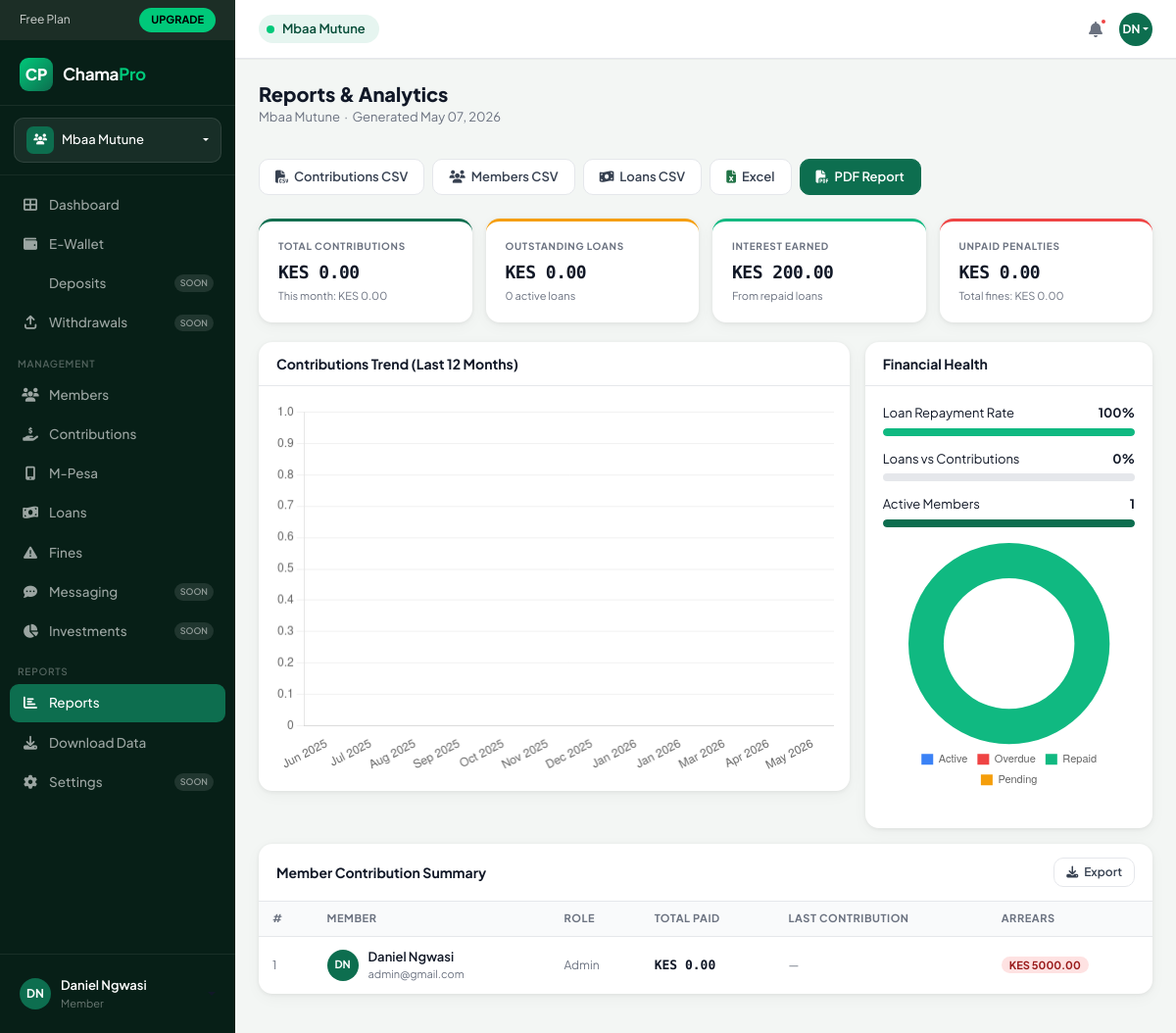
The app's page /chama/1/reports/ (signed in), older data.
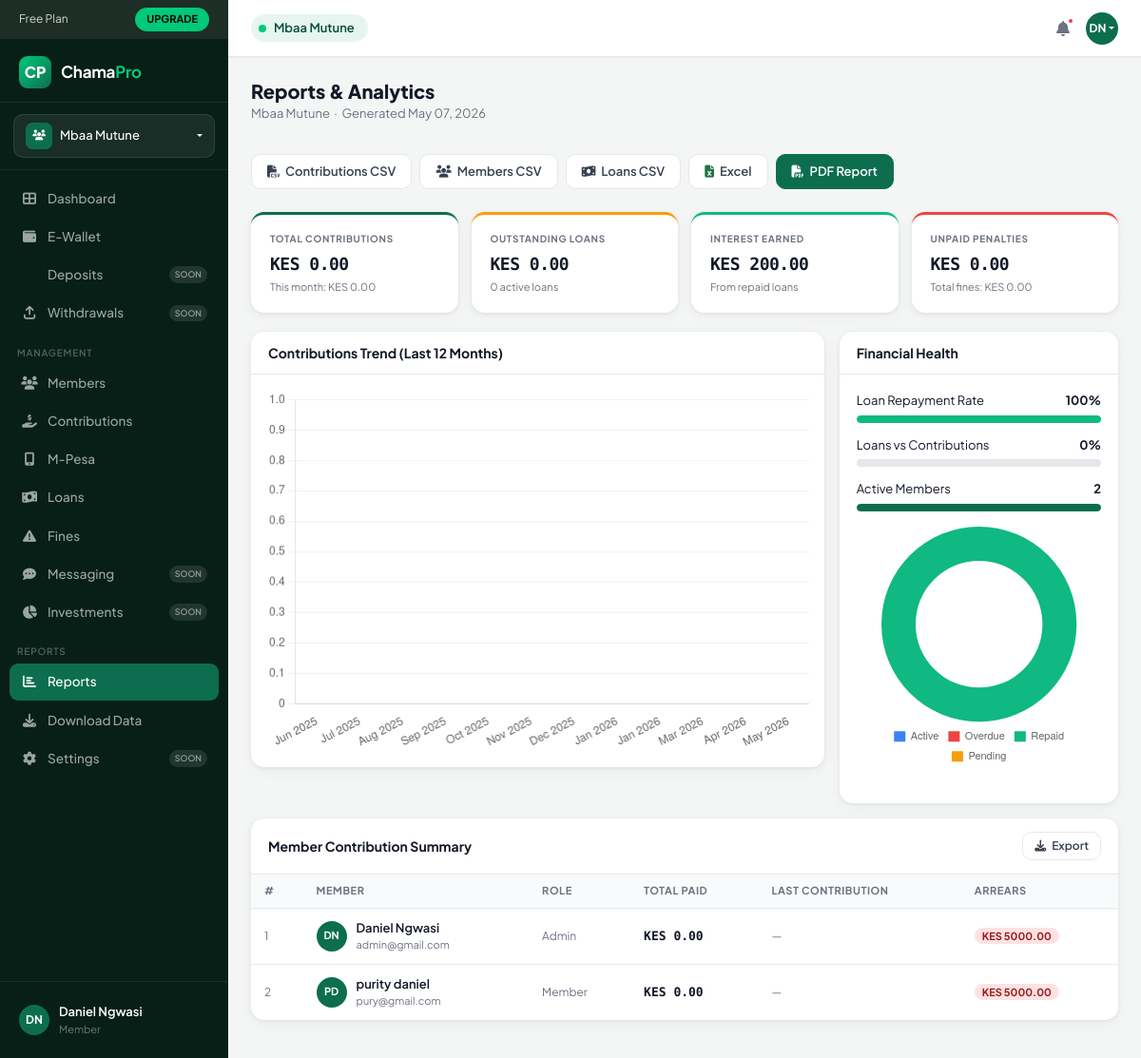
The same page, newer data.
### chamapro/models.py (models this page shows, shortened)
class User(AbstractUser):
    phone = models.CharField(max_length=30, unique=True, null=True, blank=True)
    national_id   = models.CharField(max_length=20, blank=True, null=True)
    kra_pin       = models.CharField(max_length=20, blank=True, null=True)
    bio           = models.TextField(blank=True, null=True)
    occupation    = models.CharField(max_length=100, blank=True, null=True)
    location      = models.CharField(max_length=100, blank=True, null=True)
    avatar        = models.ImageField(upload_to='avatars/', blank=True, null=True)
    bank_name     = models.CharField(max_length=100, blank=True, null=True)
    bank_account  = models.CharField(max_length=30, blank=True, null=True)
    mpesa_number  = models.CharField(max_length=20, blank=True, null=True)
    KYC_CHOICES = [
        ('unverified', 'Unverified'),
        ('pending',    'Pending Review'),
        ('verified',   'Verified'),
    ]
    kyc_status = models.CharField(max_length=20, choices=KYC_CHOICES, default='unverified')

class Membership(models.Model):
    ROLE_CHOICES = [
        ('admin',     'Admin'),
        ('treasurer', 'Treasurer'),
        ('secretary', 'Secretary'),
        ('member',    'Member'),
    ]
    chama     = models.ForeignKey(Chama, on_delete=models.CASCADE, related_name='memberships')
    user      = models.ForeignKey('User', on_delete=models.CASCADE, related_name='memberships')
    role      = models.CharField(max_length=30, choices=ROLE_CHOICES, default='member')
    joined_at = models.DateTimeField(default=timezone.now)
    active    = models.BooleanField(default=True)
    class Meta:
        unique_together = ('chama', 'user')

### chamapro/views.py (the view)
# urls.py: path('chama/<int:chama_id>/reports/', views.reports, name='reports'),
@login_required(login_url='login')
def reports(request, chama_id):
    chama = get_object_or_404(Chama, id=chama_id)
    my = get_object_or_404(Membership, chama=chama, user=request.user, active=True)
    today = datetime.date.today()
    total_contributions = chama.contributions.filter(
        status='confirmed'
    ).aggregate(t=Sum('amount'))['t'] or Decimal('0')
    this_month_contributions = chama.contributions.filter(
        status='confirmed', date__month=today.month, date__year=today.year
    ).aggregate(t=Sum('amount'))['t'] or Decimal('0')
    monthly_data = []
    for i in range(11, -1, -1):
        d = (today.replace(day=1) - datetime.timedelta(days=i * 30)).replace(day=1)
        month_total = chama.contributions.filter(
            status='confirmed', date__month=d.month, date__year=d.year
        ).aggregate(t=Sum('amount'))['t'] or 0
        monthly_data.append({'label': d.strftime('%b %Y'), 'amount': float(month_total)})
    memberships = chama.memberships.filter(active=True).select_related('user')
    member_summary = []
    for m in memberships:
        paid = chama.contributions.filter(
            member=m.user, status='confirmed'
        ).aggregate(t=Sum('amount'))['t'] or Decimal('0')
        last_contrib = chama.contributions.filter(
            member=m.user, status='confirmed'
        ).order_by('-date').first()
        member_summary.append({
            'member': m.user,
            'role': m.get_role_display(),
            'total_paid': paid,
            'last_contribution': last_contrib.date if last_contrib else None,
            'arrears': max((chama.contribution_amount or Decimal('0')) - paid, Decimal('0')),
        })
    total_loans        = chama.loans.filter(status__in=['active', 'overdue', 'repaid']).aggregate(t=Sum('amount'))['t'] or Decimal('0')
    total_outstanding  = chama.loans.filter(status__in=['active', 'overdue']).aggregate(t=Sum('amount'))['t'] or Decimal('0')
    active_loans       = chama.loans.filter(status__in=['active', 'overdue']).count()
    total_overdue      = chama.loans.filter(status='overdue').count()
    total_pending      = chama.loans.filter(status='pending').count()
    total_repaid_count = chama.loans.filter(status='repaid').count()
    total_interest_earned = Decimal('0')
    for loan in chama.loans.filter(status='repaid'):
        total_interest_earned += loan.interest_amount()
    total_penalties  = chama.penalties.aggregate(t=Sum('amount'))['t'] or Decimal('0')
    unpaid_penalties = chama.penalties.filter(status='unpaid').aggregate(t=Sum('amount'))['t'] or Decimal('0')
    contrib_to_loan_ratio = 0
    if total_contributions > 0:
        contrib_to_loan_ratio = min(int((total_outstanding / total_contributions) * 100), 100)
    repayment_rate = 0
    if total_loans > 0:
        repaid_amount = chama.loans.filter(status='repaid').aggregate(t=Sum('amount'))['t'] or Decimal('0')
        repayment_rate = int((repaid_amount / total_loans) * 100)
    context = {
        'chama': chama,
        'my_membership': my,
        'can_manage': my.role in ('admin', 'treasurer'),
        'total_contributions': total_contributions,
        'this_month_contributions': this_month_contributions,
        'monthly_labels': [d['label'] for d in monthly_data],
        'monthly_amounts': [d['amount'] for d in monthly_data],
        'member_summary': member_summary,
        'total_members': chama.member_count(),
        'total_loans': total_loans,
        'total_outstanding': total_outstanding,
        'total_interest_earned': total_interest_earned,
        'active_loans': active_loans,
        'total_overdue': total_overdue,
        'total_pending': total_pending,
        'total_repaid': total_repaid_count,
        'total_penalties': total_penalties,
        'unpaid_penalties': unpaid_penalties,
        'contrib_to_loan_ratio': contrib_to_loan_ratio,
        'repayment_rate': repayment_rate,
        'today': today,
    }
    return render(request, 'reports.html', context)

### chamapro/context_processors.py (called while the page is built)
def user_subscription(request):
    if request.user.is_authenticated:
        try:
            sub = request.user.subscription
        except Exception:
            sub = None
        return {'user_subscription': sub}
    return {'user_subscription': None}

### chamapro/models.py (called while the page is built)
    def member_count(self):
        return self.memberships.filter(active=True).count()

    def interest_amount(self):
        return (self.amount * self.interest_rate / 100).quantize(Decimal('0.01'))

### chamapro/templates/reports.html (shortened to what the changed rows need)
{% load static %}
<!DOCTYPE html>
<html lang="en">
<head>
  <link href="https://cdn.jsdelivr.net/npm/bootstrap@5.3.2/dist/css/bootstrap.min.css" rel="stylesheet">
  <link rel="stylesheet" href="https://cdnjs.cloudflare.com/ajax/libs/font-awesome/6.4.2/css/all.min.css">
</head>
<body>
<aside class="sidebar">
  <div class="sidebar-footer">
    <div class="dropdown">
      <div class="sidebar-user dropdown-toggle" data-bs-toggle="dropdown">
        <div class="avatar">{{ user.first_name.0|upper }}{{ user.last_name.0|upper }}</div>
        <div class="user-info">
          <div class="user-name">{{ user.get_full_name|default:user.username }}</div>
          <div class="user-role">{{ membership.get_role_display|default:"Member" }}</div>
        </div>
      </div>
    </div>
  </div>
</aside>
<header class="topbar">
  <div class="topbar-right">
    <div class="dropdown">
      <div class="topbar-avatar dropdown-toggle" data-bs-toggle="dropdown">
        {{ user.first_name.0|upper }}{{ user.last_name.0|upper }}
      </div>
    </div>
  </div>
</header>
<div class="main-wrap">
  <div class="main-content">
    <div class="d-flex align-items-start justify-content-between mb-4 flex-wrap gap-3">
      <div>
        <h1 class="page-title">Reports & Analytics</h1>
      </div>
    </div>
    <div class="row g-3 mb-3">
      <div class="col-lg-4">
        <div class="card-cp" style="height:100%;">
          <div style="padding:18px;">
            <div class="health-row">
              <div class="health-label">
                <span>Active Members</span>
                <strong>{{ total_members }}</strong>
              </div>
            </div>
          </div>
        </div>
      </div>
    </div>
    <div class="card-cp">
      <div class="table-responsive">
        <table>
          <thead>
            <tr>
              <th>#</th>
              <th>Member</th>
              <th>Role</th>
              <th>Total Paid</th>
              <th>Last Contribution</th>
              <th>Arrears</th>
            </tr>
          </thead>
          <tbody>
            {% for row in member_summary %}
            <tr>
              <td style="color:var(--muted);font-size:12px;">{{ forloop.counter }}</td>
              <td>
                <div style="display:flex;align-items:center;gap:10px;">
                  <div class="avatar-sm">{{ row.member.first_name.0|upper }}{{ row.member.last_name.0|upper }}</div>
                  <div>
                    <div style="font-weight:600;">{{ row.member.get_full_name|default:row.member.username }}</div>
                    <div style="font-size:11px;color:var(--muted);">{{ row.member.email }}</div>
                  </div>
                </div>
              </td>
              <td style="font-size:12px;color:var(--muted);">{{ row.role }}</td>
              <td class="mono">KES {{ row.total_paid|floatformat:2 }}</td>
              <td style="font-size:12px;color:var(--muted);">
                {% if row.last_contribution %}{{ row.last_contribution|date:"M d, Y" }}{% else %}—{% endif %}
              </td>
              <td>
                {% if row.arrears > 0 %}
                  <span class="arrears-badge arrears-due">KES {{ row.arrears|floatformat:2 }}</span>
                {% else %}
                  <span class="arrears-badge arrears-ok">Current</span>
                {% endif %}
              </td>
            </tr>
            {% empty %}
            <tr><td colspan="6" style="text-align:center;padding:32px;color:var(--muted);">No members yet.</td></tr>
            {% endfor %}
          </tbody>
        </table>
      </div>
    </div>
  </div>
</div>
<script>
  const st = document.getElementById('sidebarToggle');
  if(st) st.addEventListener('click', () => document.querySelector('.sidebar').classList.toggle('open'));
  new Chart(document.getElementById('contribChart'), {
    type: 'bar',
    data: {
      labels: {{ monthly_labels|safe }},
      datasets: [{
        label: 'Contributions (KES)',
        data: {{ monthly_amounts|safe }},
        backgroundColor: 'rgba(13,110,79,.15)',
        borderColor: '#0d6e4f',
        borderWidth: 2,
        borderRadius: 6,
      }]
    },
    options: {
      responsive: true,
      plugins: { legend: { display: false } },
      scales: {
        y: { beginAtZero: true, grid: { color: '#f0f0f0' } },
        x: { grid: { display: false } }
      }
    }
  });
  new Chart(document.getElementById('loanChart'), {
    type: 'doughnut',
    data: {
      labels: ['Active', 'Overdue', 'Repaid', 'Pending'],
      datasets: [{
        data: [
          {{ active_loans }},
          {{ total_overdue|default:0 }},
          {{ total_repaid|default:0 }},
          {{ total_pending|default:0 }},
        ],
        backgroundColor: ['#3b82f6','#ef4444','#10b981','#f59e0b'],
        borderWidth: 0,
      }]
    },
    options: {
      responsive: true,
      plugins: { legend: { position: 'bottom', labels: { font: { size: 11 }, boxWidth: 12 } } },
      cutout: '65%'
    }
  });
</script>
</body>
</html>

Row changes from the older to the newer data that the page shows:
added Membership: role "Member"
now on this page (row unchanged): User: member.first_name.0 "P", member.last_name.0 "D", member.get_full_name "purity daniel", member.email "pury@gmail.com", role "Member", total_paid "0.00", arrears "5000.00"
Text that changed along with them:
{{ total_members }}: "1" → "2"
{{ membership.get_role_display|default:"Member" }}: "Member" → (not shown)
